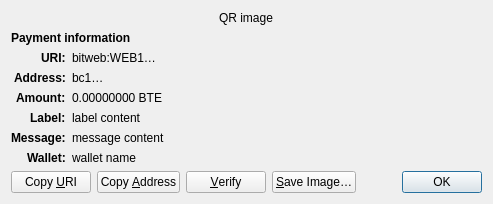
<?xml version="1.0" encoding="UTF-8"?>
<ui version="4.0">
 <class>ReceiveRequestDialog</class>
 <widget class="QDialog" name="ReceiveRequestDialog">
  <property name="geometry">
   <rect>
    <x>0</x>
    <y>0</y>
    <width>413</width>
    <height>229</height>
   </rect>
  </property>
  <property name="windowTitle">
   <string>Request payment to …</string>
  </property>
  <layout class="QGridLayout" name="gridLayout" columnstretch="0,1">
   <property name="sizeConstraint">
    <enum>QLayout::SetFixedSize</enum>
   </property>
   <item row="0" column="0" colspan="2" alignment="Qt::AlignHCenter">
    <widget class="QRImageWidget" name="qr_code">
     <property name="text">
      <string notr="true">QR image</string>
     </property>
     <property name="textInteractionFlags">
      <set>Qt::NoTextInteraction</set>
     </property>
    </widget>
   </item>
   <item row="1" column="0" colspan="2">
    <widget class="QLabel" name="payment_header">
     <property name="font">
      <font>
       <weight>75</weight>
       <bold>true</bold>
      </font>
     </property>
     <property name="text">
      <string>Payment information</string>
     </property>
     <property name="textInteractionFlags">
      <set>Qt::NoTextInteraction</set>
     </property>
    </widget>
   </item>
   <item row="2" column="0" alignment="Qt::AlignRight|Qt::AlignTop">
    <widget class="QLabel" name="uri_tag">
     <property name="font">
      <font>
       <weight>75</weight>
       <bold>true</bold>
      </font>
     </property>
     <property name="text">
      <string notr="true">URI:</string>
     </property>
     <property name="textFormat">
      <enum>Qt::PlainText</enum>
     </property>
     <property name="textInteractionFlags">
      <set>Qt::NoTextInteraction</set>
     </property>
    </widget>
   </item>
   <item row="2" column="1" alignment="Qt::AlignTop">
    <widget class="QLabel" name="uri_content">
     <property name="text">
      <string notr="true">bitweb:WEB1…</string>
     </property>
     <property name="textFormat">
      <enum>Qt::RichText</enum>
     </property>
     <property name="wordWrap">
      <bool>true</bool>
     </property>
     <property name="textInteractionFlags">
      <set>Qt::TextSelectableByMouse</set>
     </property>
    </widget>
   </item>
   <item row="3" column="0" alignment="Qt::AlignRight|Qt::AlignTop">
    <widget class="QLabel" name="address_tag">
     <property name="font">
      <font>
       <weight>75</weight>
       <bold>true</bold>
      </font>
     </property>
     <property name="text">
      <string>Address:</string>
     </property>
     <property name="textInteractionFlags">
      <set>Qt::NoTextInteraction</set>
     </property>
    </widget>
   </item>
   <item row="3" column="1" alignment="Qt::AlignTop">
    <widget class="QLabel" name="address_content">
     <property name="text">
      <string notr="true">bc1…</string>
     </property>
     <property name="textFormat">
      <enum>Qt::PlainText</enum>
     </property>
     <property name="textInteractionFlags">
      <set>Qt::TextSelectableByMouse</set>
     </property>
    </widget>
   </item>
   <item row="4" column="0" alignment="Qt::AlignRight|Qt::AlignTop">
    <widget class="QLabel" name="amount_tag">
     <property name="font">
      <font>
       <weight>75</weight>
       <bold>true</bold>
      </font>
     </property>
     <property name="text">
      <string>Amount:</string>
     </property>
     <property name="textInteractionFlags">
      <set>Qt::NoTextInteraction</set>
     </property>
    </widget>
   </item>
   <item row="4" column="1" alignment="Qt::AlignTop">
    <widget class="QLabel" name="amount_content">
     <property name="text">
      <string notr="true">0.00000000 BTE</string>
     </property>
     <property name="textFormat">
      <enum>Qt::PlainText</enum>
     </property>
     <property name="textInteractionFlags">
      <set>Qt::TextSelectableByMouse</set>
     </property>
    </widget>
   </item>
   <item row="5" column="0" alignment="Qt::AlignRight|Qt::AlignTop">
    <widget class="QLabel" name="label_tag">
     <property name="font">
      <font>
       <weight>75</weight>
       <bold>true</bold>
      </font>
     </property>
     <property name="text">
      <string>Label:</string>
     </property>
     <property name="textInteractionFlags">
      <set>Qt::NoTextInteraction</set>
     </property>
    </widget>
   </item>
   <item row="5" column="1" alignment="Qt::AlignTop">
    <widget class="QLabel" name="label_content">
     <property name="text">
      <string notr="true">label content</string>
     </property>
     <property name="textFormat">
      <enum>Qt::PlainText</enum>
     </property>
     <property name="wordWrap">
      <bool>true</bool>
     </property>
     <property name="textInteractionFlags">
      <set>Qt::TextSelectableByMouse</set>
     </property>
    </widget>
   </item>
   <item row="6" column="0" alignment="Qt::AlignRight|Qt::AlignTop">
    <widget class="QLabel" name="message_tag">
     <property name="font">
      <font>
       <weight>75</weight>
       <bold>true</bold>
      </font>
     </property>
     <property name="text">
      <string>Message:</string>
     </property>
     <property name="textInteractionFlags">
      <set>Qt::NoTextInteraction</set>
     </property>
    </widget>
   </item>
   <item row="6" column="1" alignment="Qt::AlignTop">
    <widget class="QLabel" name="message_content">
     <property name="text">
      <string notr="true">message content</string>
     </property>
     <property name="textFormat">
      <enum>Qt::PlainText</enum>
     </property>
     <property name="wordWrap">
      <bool>true</bool>
     </property>
     <property name="textInteractionFlags">
      <set>Qt::TextSelectableByMouse</set>
     </property>
    </widget>
   </item>
   <item row="7" column="0" alignment="Qt::AlignRight|Qt::AlignTop">
    <widget class="QLabel" name="wallet_tag">
     <property name="font">
      <font>
       <weight>75</weight>
       <bold>true</bold>
      </font>
     </property>
     <property name="text">
      <string>Wallet:</string>
     </property>
     <property name="textInteractionFlags">
      <set>Qt::NoTextInteraction</set>
     </property>
    </widget>
   </item>
   <item row="7" column="1" alignment="Qt::AlignTop">
    <widget class="QLabel" name="wallet_content">
     <property name="text">
      <string notr="true">wallet name</string>
     </property>
     <property name="textFormat">
      <enum>Qt::PlainText</enum>
     </property>
     <property name="wordWrap">
      <bool>true</bool>
     </property>
     <property name="textInteractionFlags">
      <set>Qt::TextSelectableByMouse</set>
     </property>
    </widget>
   </item>
   <item row="8" column="0" colspan="2">
    <layout class="QHBoxLayout" name="horizontalLayout">
     <item>
      <widget class="QPushButton" name="btnCopyURI">
       <property name="text">
        <string>Copy &amp;URI</string>
       </property>
       <property name="autoDefault">
        <bool>false</bool>
       </property>
      </widget>
     </item>
     <item>
      <widget class="QPushButton" name="btnCopyAddress">
       <property name="text">
        <string>Copy &amp;Address</string>
       </property>
       <property name="autoDefault">
        <bool>false</bool>
       </property>
      </widget>
     </item>
     <item>
      <widget class="QPushButton" name="btnVerify">
       <property name="text">
        <string>&amp;Verify</string>
       </property>
       <property name="toolTip">
        <string>Verify this address on e.g. a hardware wallet screen</string>
       </property>
       <property name="autoDefault">
        <bool>false</bool>
       </property>
      </widget>
     </item>
     <item>
      <widget class="QPushButton" name="btnSaveAs">
       <property name="text">
        <string>&amp;Save Image…</string>
       </property>
       <property name="autoDefault">
        <bool>false</bool>
       </property>
      </widget>
     </item>
     <item>
      <spacer name="horizontalSpacer_2">
       <property name="orientation">
        <enum>Qt::Horizontal</enum>
       </property>
       <property name="sizeHint" stdset="0">
        <size>
         <width>40</width>
         <height>20</height>
        </size>
       </property>
      </spacer>
     </item>
     <item>
      <widget class="QDialogButtonBox" name="buttonBox">
       <property name="focusPolicy">
        <enum>Qt::StrongFocus</enum>
       </property>
       <property name="standardButtons">
        <set>QDialogButtonBox::Ok</set>
       </property>
      </widget>
     </item>
    </layout>
   </item>
  </layout>
 </widget>
 <customwidgets>
  <customwidget>
   <class>QRImageWidget</class>
   <extends>QLabel</extends>
   <header>qt/qrimagewidget.h</header>
  </customwidget>
 </customwidgets>
 <tabstops>
  <tabstop>buttonBox</tabstop>
  <tabstop>btnCopyURI</tabstop>
  <tabstop>btnCopyAddress</tabstop>
  <tabstop>btnSaveAs</tabstop>
 </tabstops>
 <resources/>
 <connections>
  <connection>
   <sender>buttonBox</sender>
   <signal>accepted()</signal>
   <receiver>ReceiveRequestDialog</receiver>
   <slot>accept()</slot>
   <hints>
    <hint type="sourcelabel">
     <x>135</x>
     <y>230</y>
    </hint>
    <hint type="destinationlabel">
     <x>135</x>
     <y>126</y>
    </hint>
   </hints>
  </connection>
 </connections>
</ui>
